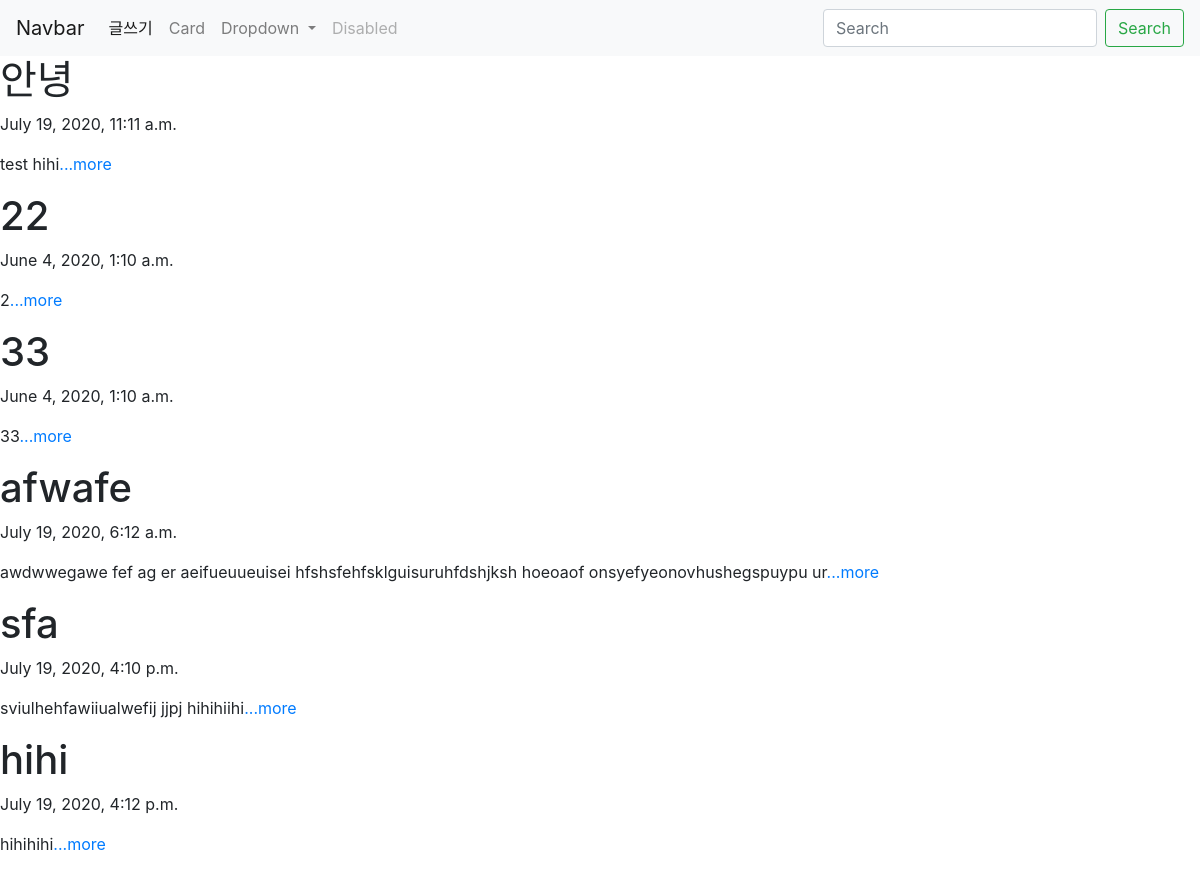
The page / on the database its author committed.
### blog/models.py (models this page shows, shortened)
class Blog(models.Model):
    title = models.CharField(max_length=200)
    pub_date = models.DateTimeField('date published')
    body = models.TextField()
    def summary(self):
        return self.body[:100]

### blog/views.py (the view)
# urls.py: path('', blog.views.blog, name = 'blog'),
def blog(request):
    blogs = Blog.objects
    return render(request, 'blog.html', {'blogs':blogs})

### blog/templates/blog.html (shortened to what this page needs)
<head>
<link rel="stylesheet" href="https://stackpath.bootstrapcdn.com/bootstrap/4.5.0/css/bootstrap.min.css">
</head>
<body>
    <nav class="navbar navbar-expand-lg navbar-light bg-light">
        <a class="navbar-brand" href="#">Navbar</a>
        <div class="collapse navbar-collapse" id="navbarSupportedContent">
          <ul class="navbar-nav mr-auto">
            <li class="nav-item active">
              <a class="nav-link" href="{% url 'new' %}">글쓰기 <span class="sr-only">(current)</span></a>
            </li>
            <li class="nav-item">
              <a class="nav-link" href="{% url 'card' %}">Card</a>
            </li>
            <li class="nav-item dropdown">
              <a class="nav-link dropdown-toggle" href="#" id="navbarDropdown" role="button" data-toggle="dropdown" aria-haspopup="true" aria-expanded="false">
                Dropdown
              </a>
            </li>
            <li class="nav-item">
              <a class="nav-link disabled" href="#" tabindex="-1" aria-disabled="true">Disabled</a>
            </li>
          </ul>
          <form class="form-inline my-2 my-lg-0">
            <input class="form-control mr-sm-2" type="search" placeholder="Search" aria-label="Search">
            <button class="btn btn-outline-success my-2 my-sm-0" type="submit">Search</button>
          </form>
        </div>
      </nav>
    {% for blog in blogs.all %}
    <div>
        <h1>{{blog.title}}</h1>
        <p>{{blog.pub_date}}</p>
        <p>{{blog.summary}}<a href="{% url 'detail' blog.id %}">...more</a></p>
    </div>
    {% endfor %}
</body>

### rows shown on the page
Blog: title "안녕", pub_date "July 19, 2020, 11:11 a.m.", summary "test hihi"
Blog: title "22", pub_date "June 4, 2020, 1:10 a.m.", summary "2"
Blog: title "33", pub_date "June 4, 2020, 1:10 a.m.", summary "33"
Blog: title "afwafe", pub_date "July 19, 2020, 6:12 a.m.", summary "awdwwegawe fef ag er aeifueuueuisei hfshsfehfsklguisuruhfdshjksh hoeoaof onsyefyeonovhushegspuypu ur"
Blog: title "sfa", pub_date "July 19, 2020, 4:10 p.m.", summary "sviulhehfawiiualwefij jjpj hihihiihi"
Blog: title "hihi", pub_date "July 19, 2020, 4:12 p.m.", summary "hihihihi"
